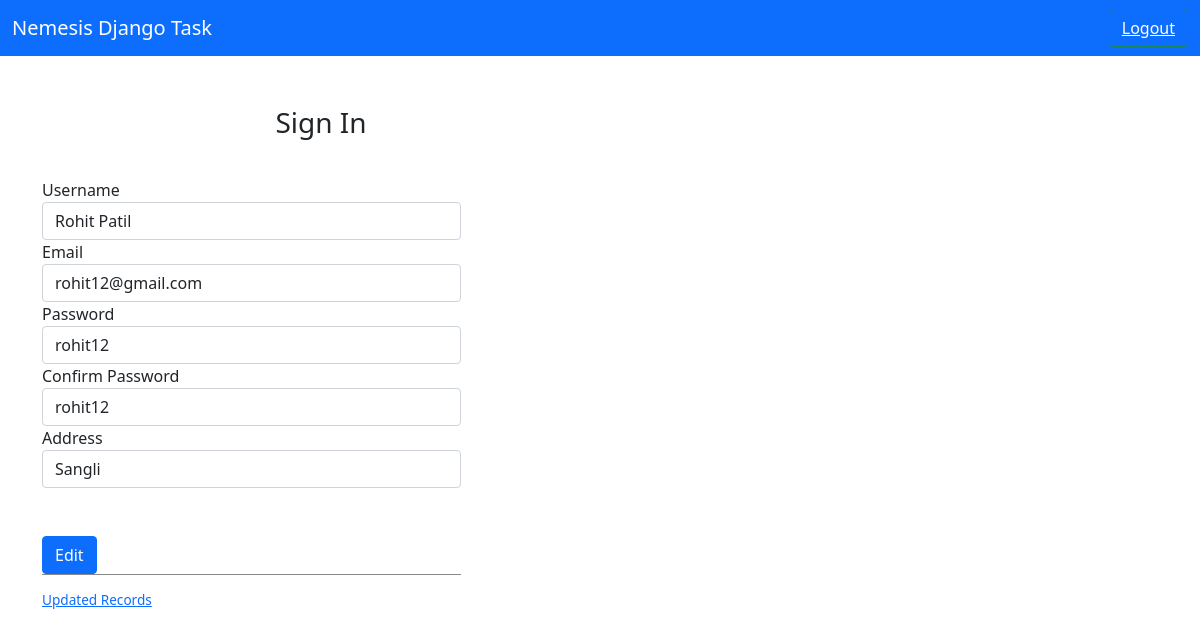
/editrec/16, run on the app's committed database.
### nemesis/models.py (models this page shows, shortened)
class Sign(models.Model):
    username = models.CharField(max_length=50)
    email = models.CharField(max_length=20)
    password = models.CharField(max_length=12)
    confirmpassword = models.CharField(max_length=12)
    address = models.CharField(max_length=500)

### nemesis/views.py (the view)
# urls.py: path('editrec/<int:id>',views.editrec,name='editrec'),
def editrec(request, id):
    updateemp = Sign.objects.get(id=id)
    form = empforms(request.POST,instance=updateemp)
    if form.is_valid():
        form.save()
        messages.success(request,"Record updated succesfully...!")
        return render(request,"useredit.html")
    else:
        return render(request,"useredit.html",{'Sign':updateemp})

### nemesis/templates/useredit.html (shortened to what this page needs)
<!doctype html>
<html lang="en">
  <head>
    <link href="https://cdn.jsdelivr.net/npm/bootstrap@5.1.1/dist/css/bootstrap.min.css" rel="stylesheet">
  </head>
  <body>
    <nav class="navbar sticky-top navbar-dark bg-primary">
      <div class="container-fluid">
          <a class="navbar-brand" href="#">Nemesis Django Task</a>
          <button type="text" class="btn btn-outline-success text-light text-right" >
          <a href="/logoutuser"style="color:white;">Logout</a></button>
      </div>
    </nav>
<div class="container">
        <div id="loginbox" style="margin-top:50px;" class="mainbox col-md-6 col-md-offset-3 col-sm-8 col-sm-offset-2">
            <div class="panel panel-info" >
                    <div class="panel-heading">
                        <div class="text-center">
                        <div class="panel-title"><h3>Sign In</h3></div></div>
                    </div>
                    <div style="padding-top:30px" class="panel-body" >
                            <form action="/editrec/{{Sign.id}}" method="post" id="signupform" class="form-horizontal" role="form">
                                <div class="form-group">
                                    <label for="username" class="col-md-3 control-label">Username</label>
                                    <div class="col-md-9">
                                        <input type="text" class="form-control" name="username" value="{{Sign.username}}"   placeholder="Enter username">
                                    </div>
                                </div>
                                <div class="form-group">
                                    <label for="email" class="col-md-3 control-label">Email</label>
                                    <div class="col-md-9">
                                        <input type="text" class="form-control" name="email" value="{{Sign.email}}"   placeholder="Enter Your Email">
                                    </div>
                                </div>
                                <div class="form-group">
                                    <label for="password" class="col-md-3 control-label">Password</label>
                                    <div class="col-md-9">
                                        <input type="text" class="form-control" name="password" value="{{Sign.password}}"   placeholder="Enter Your Password">
                                    </div>
                                </div>
                                <div class="form-group">
                                    <label for="confirmpassword" class="col-md-3 control-label">Confirm Password</label>
                                    <div class="col-md-9">
                                        <input type="text" class="form-control" name="confirmpassword" value="{{Sign.confirmpassword}}"   placeholder="Enter confirm password">
                                    </div>
                                </div>
                                <div class="form-group">
                                    <label for="address" class="col-md-3 control-label">Address</label>
                                    <div class="col-md-9">
                                        <input type="text" class="form-control" name="address" value="{{Sign.address}}"   placeholder="Enter Your Address">
                                    </div>
                                </div>
                                <br></br>
                                <div class="form-group">
                                    <div class="col-md-offset-3 col-md-9">
                                        <button id="btn-login" href="/index" type="submit" class="btn btn-primary">Edit</button>
                                    <div class="col-md-12 control">
                                        <div style="border-top: 1px solid#888; padding-top:15px; font-size:85%" >
                                        <a href="/userdetails" >
                                            Updated Records
                                        </a>
                                        </div>
                                    </div>
                                </div>
                                </div>
                            </form>
                        </div>
                    </div>
        </div>
  </body>
</html>

### data on the page
Sign: username "Rohit Patil", email "rohit12@gmail.com", password "rohit12", confirmpassword "rohit12", address "Sangli"
